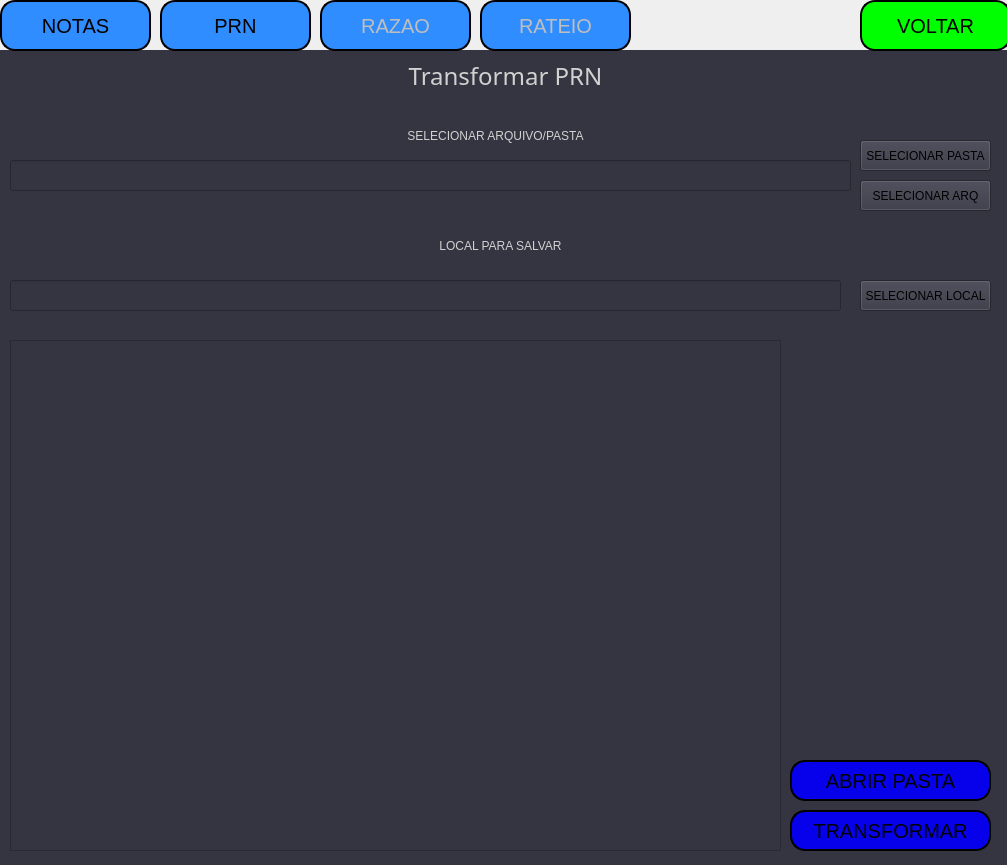
<?xml version="1.0" encoding="UTF-8"?>
<ui version="4.0">
 <class>MainWindow</class>
 <widget class="QMainWindow" name="MainWindow">
  <property name="geometry">
   <rect>
    <x>0</x>
    <y>0</y>
    <width>1007</width>
    <height>865</height>
   </rect>
  </property>
  <property name="windowTitle">
   <string>MainWindow</string>
  </property>
  <widget class="QWidget" name="centralwidget">
   <widget class="QStackedWidget" name="stackedWidget">
    <property name="geometry">
     <rect>
      <x>0</x>
      <y>50</y>
      <width>1011</width>
      <height>821</height>
     </rect>
    </property>
    <property name="cursor">
     <cursorShape>ArrowCursor</cursorShape>
    </property>
    <property name="styleSheet">
     <string notr="true">background-color: rgb(52, 53, 65);</string>
    </property>
    <property name="currentIndex">
     <number>2</number>
    </property>
    <widget class="QWidget" name="page">
     <widget class="QLabel" name="label_5">
      <property name="geometry">
       <rect>
        <x>160</x>
        <y>200</y>
        <width>471</width>
        <height>81</height>
       </rect>
      </property>
      <property name="styleSheet">
       <string notr="true">border-radius: 15px;
font: 87 12pt &quot;Arial Black&quot;;
border-style: outset;
color: rgb(209, 209, 209);
</string>
      </property>
      <property name="text">
       <string>PROGRAMA DE AUTOMACAO</string>
      </property>
      <property name="alignment">
       <set>Qt::AlignCenter</set>
      </property>
     </widget>
     <widget class="QLabel" name="label_13">
      <property name="geometry">
       <rect>
        <x>160</x>
        <y>290</y>
        <width>471</width>
        <height>81</height>
       </rect>
      </property>
      <property name="styleSheet">
       <string notr="true">border-radius: 15px;
font: 87 12pt &quot;Arial Black&quot;;
border-style: outset;
color: rgb(209, 209, 209);
</string>
      </property>
      <property name="text">
       <string>AINDA EM TESTE</string>
      </property>
      <property name="alignment">
       <set>Qt::AlignCenter</set>
      </property>
     </widget>
     <widget class="QLabel" name="label_26">
      <property name="geometry">
       <rect>
        <x>150</x>
        <y>10</y>
        <width>171</width>
        <height>61</height>
       </rect>
      </property>
      <property name="styleSheet">
       <string notr="true">border-radius: 15px;
font: 87 12pt &quot;Arial Black&quot;;
border-style: outset;
color: rgb(209, 209, 209);
</string>
      </property>
      <property name="text">
       <string>PRN FUNCIANDO</string>
      </property>
      <property name="alignment">
       <set>Qt::AlignCenter</set>
      </property>
     </widget>
     <widget class="QLabel" name="label_27">
      <property name="geometry">
       <rect>
        <x>10</x>
        <y>10</y>
        <width>121</width>
        <height>61</height>
       </rect>
      </property>
      <property name="styleSheet">
       <string notr="true">border-radius: 15px;
font: 87 12pt &quot;Arial Black&quot;;
border-style: outset;
color: rgb(209, 209, 209);
</string>
      </property>
      <property name="text">
       <string>NOTAS testes</string>
      </property>
      <property name="alignment">
       <set>Qt::AlignCenter</set>
      </property>
     </widget>
    </widget>
    <widget class="QWidget" name="pagNotas">
     <widget class="QLabel" name="label_8">
      <property name="geometry">
       <rect>
        <x>10</x>
        <y>10</y>
        <width>991</width>
        <height>31</height>
       </rect>
      </property>
      <property name="font">
       <font>
        <family>Arial Black</family>
        <pointsize>18</pointsize>
        <weight>10</weight>
        <italic>false</italic>
        <bold>false</bold>
       </font>
      </property>
      <property name="styleSheet">
       <string notr="true">border-radius: 15px;
font: 87 18pt &quot;Arial Black&quot;;
border-style: outset;
color: rgb(209, 209, 209);
</string>
      </property>
      <property name="text">
       <string>LER NOTAS</string>
      </property>
      <property name="alignment">
       <set>Qt::AlignCenter</set>
      </property>
     </widget>
     <widget class="QPushButton" name="btnNotatransformar">
      <property name="geometry">
       <rect>
        <x>800</x>
        <y>760</y>
        <width>201</width>
        <height>41</height>
       </rect>
      </property>
      <property name="styleSheet">
       <string notr="true">QPushButton{
border-radius: 15px;
border-width:2px;
border-style:outset;
border-color:black;
	background-color: rgb(7, 0, 235);
font-size: 20px;
}
QPushButton:hover{
border-radius: 15px;
border-width:2px;
border-style:outset;
border-color:black;
	background-color: rgb(87, 255, 92);
font-size: 25px;
}</string>
      </property>
      <property name="text">
       <string>TRANSFORMAR</string>
      </property>
     </widget>
     <widget class="QPushButton" name="btnNotaarq">
      <property name="geometry">
       <rect>
        <x>860</x>
        <y>110</y>
        <width>131</width>
        <height>31</height>
       </rect>
      </property>
      <property name="text">
       <string>SELECIONAR PASTA</string>
      </property>
     </widget>
     <widget class="QLabel" name="label_9">
      <property name="geometry">
       <rect>
        <x>0</x>
        <y>70</y>
        <width>851</width>
        <height>31</height>
       </rect>
      </property>
      <property name="styleSheet">
       <string notr="true">border-radius: 15px;
font: 87 12pt &quot;Arial Black&quot;;
border-style: outset;
color: rgb(209, 209, 209);
</string>
      </property>
      <property name="text">
       <string>SELECIONAR DOS ARQUIVOS</string>
      </property>
      <property name="alignment">
       <set>Qt::AlignCenter</set>
      </property>
     </widget>
     <widget class="QLabel" name="label_10">
      <property name="geometry">
       <rect>
        <x>10</x>
        <y>270</y>
        <width>841</width>
        <height>31</height>
       </rect>
      </property>
      <property name="styleSheet">
       <string notr="true">border-radius: 15px;
font: 87 12pt &quot;Arial Black&quot;;
border-style: outset;
color: rgb(209, 209, 209);
</string>
      </property>
      <property name="text">
       <string>LOCAL PARA SALVAR</string>
      </property>
      <property name="alignment">
       <set>Qt::AlignCenter</set>
      </property>
     </widget>
     <widget class="QPushButton" name="btnNotalocal">
      <property name="geometry">
       <rect>
        <x>860</x>
        <y>320</y>
        <width>131</width>
        <height>31</height>
       </rect>
      </property>
      <property name="text">
       <string>SELECIONAR LOCAL</string>
      </property>
     </widget>
     <widget class="QLineEdit" name="localNotas">
      <property name="geometry">
       <rect>
        <x>10</x>
        <y>110</y>
        <width>841</width>
        <height>31</height>
       </rect>
      </property>
      <property name="text">
       <string>C:/Users/Alexandre/Downloads/drive-download-20240409T175707Z-001/ARQUIVOS LBR/TXT LBR</string>
      </property>
     </widget>
     <widget class="QTextEdit" name="txtinfoNota">
      <property name="geometry">
       <rect>
        <x>10</x>
        <y>370</y>
        <width>781</width>
        <height>441</height>
       </rect>
      </property>
      <property name="font">
       <font>
        <pointsize>14</pointsize>
       </font>
      </property>
     </widget>
     <widget class="QPushButton" name="btnAbrPastaNota">
      <property name="geometry">
       <rect>
        <x>800</x>
        <y>710</y>
        <width>201</width>
        <height>41</height>
       </rect>
      </property>
      <property name="styleSheet">
       <string notr="true">QPushButton{
border-radius: 15px;
border-width:2px;
border-style:outset;
border-color:black;
	background-color: rgb(7, 0, 235);
font-size: 20px;
}
QPushButton:hover{
border-radius: 15px;
border-width:2px;
border-style:outset;
border-color:black;
	background-color: rgb(87, 255, 92);
font-size: 25px;
}</string>
      </property>
      <property name="text">
       <string>ABRIR PASTA</string>
      </property>
     </widget>
     <widget class="QLineEdit" name="localNotasSalvar">
      <property name="geometry">
       <rect>
        <x>10</x>
        <y>320</y>
        <width>841</width>
        <height>31</height>
       </rect>
      </property>
      <property name="text">
       <string>C:/Users/Alexandre/Desktop/teste</string>
      </property>
     </widget>
     <widget class="QLabel" name="label_11">
      <property name="geometry">
       <rect>
        <x>0</x>
        <y>170</y>
        <width>431</width>
        <height>31</height>
       </rect>
      </property>
      <property name="styleSheet">
       <string notr="true">border-radius: 15px;
font: 87 12pt &quot;Arial Black&quot;;
border-style: outset;
color: rgb(209, 209, 209);
</string>
      </property>
      <property name="text">
       <string>TXT TOMADOS</string>
      </property>
      <property name="alignment">
       <set>Qt::AlignCenter</set>
      </property>
     </widget>
     <widget class="QLabel" name="label_12">
      <property name="geometry">
       <rect>
        <x>440</x>
        <y>170</y>
        <width>411</width>
        <height>31</height>
       </rect>
      </property>
      <property name="styleSheet">
       <string notr="true">border-radius: 15px;
font: 87 12pt &quot;Arial Black&quot;;
border-style: outset;
color: rgb(209, 209, 209);
</string>
      </property>
      <property name="text">
       <string>TXT ENTRADA</string>
      </property>
      <property name="alignment">
       <set>Qt::AlignCenter</set>
      </property>
     </widget>
     <widget class="QLineEdit" name="txtTomados">
      <property name="geometry">
       <rect>
        <x>10</x>
        <y>210</y>
        <width>421</width>
        <height>31</height>
       </rect>
      </property>
      <property name="text">
       <string>I56032024.txt</string>
      </property>
     </widget>
     <widget class="QLineEdit" name="txtEntrada">
      <property name="geometry">
       <rect>
        <x>440</x>
        <y>210</y>
        <width>411</width>
        <height>31</height>
       </rect>
      </property>
      <property name="text">
       <string>E032024.txt</string>
      </property>
     </widget>
     <widget class="QPushButton" name="btnCNPJ">
      <property name="geometry">
       <rect>
        <x>800</x>
        <y>380</y>
        <width>201</width>
        <height>41</height>
       </rect>
      </property>
      <property name="styleSheet">
       <string notr="true">QPushButton{
border-radius: 15px;
border-width:2px;
border-style:outset;
border-color:black;
	background-color: rgb(7, 0, 235);
font-size: 20px;
}
QPushButton:hover{
border-radius: 15px;
border-width:2px;
border-style:outset;
border-color:black;
	background-color: rgb(87, 255, 92);
font-size: 25px;
}</string>
      </property>
      <property name="text">
       <string>PESQUISAR CNPJS</string>
      </property>
     </widget>
     <widget class="QPushButton" name="btn_exportar">
      <property name="geometry">
       <rect>
        <x>800</x>
        <y>430</y>
        <width>201</width>
        <height>41</height>
       </rect>
      </property>
      <property name="styleSheet">
       <string notr="true">QPushButton{
border-radius: 15px;
border-width:2px;
border-style:outset;
border-color:black;
	background-color: rgb(7, 0, 235);
font-size: 20px;
}
QPushButton:hover{
border-radius: 15px;
border-width:2px;
border-style:outset;
border-color:black;
	background-color: rgb(87, 255, 92);
font-size: 25px;
}</string>
      </property>
      <property name="text">
       <string>EXPORTAR BANCO</string>
      </property>
     </widget>
    </widget>
    <widget class="QWidget" name="pagPRN">
     <widget class="QLabel" name="label_2">
      <property name="geometry">
       <rect>
        <x>10</x>
        <y>10</y>
        <width>991</width>
        <height>31</height>
       </rect>
      </property>
      <property name="font">
       <font>
        <family>Arial Black</family>
        <pointsize>18</pointsize>
        <weight>10</weight>
        <italic>false</italic>
        <bold>false</bold>
       </font>
      </property>
      <property name="styleSheet">
       <string notr="true">border-radius: 15px;
font: 87 18pt &quot;Arial Black&quot;;
border-style: outset;
color: rgb(209, 209, 209);
</string>
      </property>
      <property name="text">
       <string>Transformar PRN</string>
      </property>
      <property name="alignment">
       <set>Qt::AlignCenter</set>
      </property>
     </widget>
     <widget class="QPushButton" name="btnPRNarq">
      <property name="geometry">
       <rect>
        <x>860</x>
        <y>130</y>
        <width>131</width>
        <height>31</height>
       </rect>
      </property>
      <property name="text">
       <string>SELECIONAR ARQ</string>
      </property>
     </widget>
     <widget class="QLineEdit" name="textoPRNarq">
      <property name="geometry">
       <rect>
        <x>10</x>
        <y>110</y>
        <width>841</width>
        <height>31</height>
       </rect>
      </property>
     </widget>
     <widget class="QLineEdit" name="textoPRNlocal">
      <property name="geometry">
       <rect>
        <x>10</x>
        <y>230</y>
        <width>831</width>
        <height>31</height>
       </rect>
      </property>
     </widget>
     <widget class="QPushButton" name="btnPRNlocal">
      <property name="geometry">
       <rect>
        <x>860</x>
        <y>230</y>
        <width>131</width>
        <height>31</height>
       </rect>
      </property>
      <property name="text">
       <string>SELECIONAR LOCAL</string>
      </property>
     </widget>
     <widget class="QLabel" name="label_6">
      <property name="geometry">
       <rect>
        <x>10</x>
        <y>180</y>
        <width>981</width>
        <height>31</height>
       </rect>
      </property>
      <property name="styleSheet">
       <string notr="true">border-radius: 15px;
font: 87 12pt &quot;Arial Black&quot;;
border-style: outset;
color: rgb(209, 209, 209);
</string>
      </property>
      <property name="text">
       <string>LOCAL PARA SALVAR</string>
      </property>
      <property name="alignment">
       <set>Qt::AlignCenter</set>
      </property>
     </widget>
     <widget class="QLabel" name="label_7">
      <property name="geometry">
       <rect>
        <x>0</x>
        <y>70</y>
        <width>991</width>
        <height>31</height>
       </rect>
      </property>
      <property name="styleSheet">
       <string notr="true">border-radius: 15px;
font: 87 12pt &quot;Arial Black&quot;;
border-style: outset;
color: rgb(209, 209, 209);
</string>
      </property>
      <property name="text">
       <string>SELECIONAR ARQUIVO/PASTA</string>
      </property>
      <property name="alignment">
       <set>Qt::AlignCenter</set>
      </property>
     </widget>
     <widget class="QPushButton" name="btnPRNtransformar">
      <property name="geometry">
       <rect>
        <x>790</x>
        <y>760</y>
        <width>201</width>
        <height>41</height>
       </rect>
      </property>
      <property name="styleSheet">
       <string notr="true">QPushButton{
border-radius: 15px;
border-width:2px;
border-style:outset;
border-color:black;
	background-color: rgb(7, 0, 235);
font-size: 20px;
}
QPushButton:hover{
border-radius: 15px;
border-width:2px;
border-style:outset;
border-color:black;
	background-color: rgb(87, 255, 92);
font-size: 25px;
}</string>
      </property>
      <property name="text">
       <string>TRANSFORMAR</string>
      </property>
     </widget>
     <widget class="QTextEdit" name="txtinfoPRN">
      <property name="geometry">
       <rect>
        <x>10</x>
        <y>290</y>
        <width>771</width>
        <height>511</height>
       </rect>
      </property>
      <property name="font">
       <font>
        <pointsize>14</pointsize>
       </font>
      </property>
     </widget>
     <widget class="QPushButton" name="btnAbrPasta">
      <property name="geometry">
       <rect>
        <x>790</x>
        <y>710</y>
        <width>201</width>
        <height>41</height>
       </rect>
      </property>
      <property name="styleSheet">
       <string notr="true">QPushButton{
border-radius: 15px;
border-width:2px;
border-style:outset;
border-color:black;
	background-color: rgb(7, 0, 235);
font-size: 20px;
}
QPushButton:hover{
border-radius: 15px;
border-width:2px;
border-style:outset;
border-color:black;
	background-color: rgb(87, 255, 92);
font-size: 25px;
}</string>
      </property>
      <property name="text">
       <string>ABRIR PASTA</string>
      </property>
     </widget>
     <widget class="QPushButton" name="btnPRNpasta">
      <property name="geometry">
       <rect>
        <x>860</x>
        <y>90</y>
        <width>131</width>
        <height>31</height>
       </rect>
      </property>
      <property name="text">
       <string>SELECIONAR PASTA</string>
      </property>
     </widget>
    </widget>
    <widget class="QWidget" name="pagRazao">
     <widget class="QLabel" name="label_3">
      <property name="geometry">
       <rect>
        <x>50</x>
        <y>40</y>
        <width>481</width>
        <height>61</height>
       </rect>
      </property>
      <property name="styleSheet">
       <string notr="true">border-radius: 15px;
font: 87 12pt &quot;Arial Black&quot;;
border-style: outset;
color: rgb(209, 209, 209);
</string>
      </property>
      <property name="text">
       <string>AINDA NAO FEITO</string>
      </property>
      <property name="alignment">
       <set>Qt::AlignCenter</set>
      </property>
     </widget>
    </widget>
    <widget class="QWidget" name="pagRateio">
     <widget class="QLabel" name="label_4">
      <property name="geometry">
       <rect>
        <x>210</x>
        <y>70</y>
        <width>361</width>
        <height>31</height>
       </rect>
      </property>
      <property name="styleSheet">
       <string notr="true">border-radius: 15px;
font: 87 12pt &quot;Arial Black&quot;;
border-style: outset;
color: rgb(209, 209, 209);
</string>
      </property>
      <property name="text">
       <string>NAO FEITO</string>
      </property>
      <property name="alignment">
       <set>Qt::AlignCenter</set>
      </property>
     </widget>
    </widget>
   </widget>
   <widget class="QPushButton" name="btnNotas">
    <property name="geometry">
     <rect>
      <x>0</x>
      <y>0</y>
      <width>151</width>
      <height>51</height>
     </rect>
    </property>
    <property name="styleSheet">
     <string notr="true">QPushButton{
border-radius: 15px;
border-width:2px;
border-style:outset;
border-color:black;
background-color: rgb(48, 141, 255);
font-size: 20px;
}
QPushButton:hover{
border-radius: 15px;
border-width:2px;
border-style:outset;
border-color:black;
background-color:rgb(112, 169, 255);
font-size: 25px;
}</string>
    </property>
    <property name="text">
     <string>NOTAS</string>
    </property>
   </widget>
   <widget class="QPushButton" name="btnPRN">
    <property name="geometry">
     <rect>
      <x>160</x>
      <y>0</y>
      <width>151</width>
      <height>51</height>
     </rect>
    </property>
    <property name="styleSheet">
     <string notr="true">QPushButton{
border-radius: 15px;
border-width:2px;
border-style:outset;
border-color:black;
background-color: rgb(48, 141, 255);
font-size: 20px;
}
QPushButton:hover{
border-radius: 15px;
border-width:2px;
border-style:outset;
border-color:black;
background-color:rgb(112, 169, 255);
font-size: 25px;
}</string>
    </property>
    <property name="text">
     <string>PRN</string>
    </property>
   </widget>
   <widget class="QPushButton" name="btnRazao">
    <property name="enabled">
     <bool>false</bool>
    </property>
    <property name="geometry">
     <rect>
      <x>320</x>
      <y>0</y>
      <width>151</width>
      <height>51</height>
     </rect>
    </property>
    <property name="styleSheet">
     <string notr="true">QPushButton{
border-radius: 15px;
border-width:2px;
border-style:outset;
border-color:black;
background-color: rgb(48, 141, 255);
font-size: 20px;
}
QPushButton:hover{
border-radius: 15px;
border-width:2px;
border-style:outset;
border-color:black;
background-color:rgb(112, 169, 255);
font-size: 25px;
}</string>
    </property>
    <property name="text">
     <string>RAZAO</string>
    </property>
   </widget>
   <widget class="QPushButton" name="btnRateio">
    <property name="enabled">
     <bool>false</bool>
    </property>
    <property name="geometry">
     <rect>
      <x>480</x>
      <y>0</y>
      <width>151</width>
      <height>51</height>
     </rect>
    </property>
    <property name="styleSheet">
     <string notr="true">QPushButton{
border-radius: 15px;
border-width:2px;
border-style:outset;
border-color:black;
background-color: rgb(48, 141, 255);
font-size: 20px;
}
QPushButton:hover{
border-radius: 15px;
border-width:2px;
border-style:outset;
border-color:black;
background-color:rgb(112, 169, 255);
font-size: 25px;
}</string>
    </property>
    <property name="text">
     <string>RATEIO</string>
    </property>
   </widget>
   <widget class="QPushButton" name="btnVoltar">
    <property name="geometry">
     <rect>
      <x>860</x>
      <y>0</y>
      <width>151</width>
      <height>51</height>
     </rect>
    </property>
    <property name="styleSheet">
     <string notr="true">QPushButton{
border-radius: 15px;
border-width:2px;
border-style:outset;
border-color:black;
background-color: rgb(0, 255, 0);
font-size: 20px;
}
QPushButton:hover{
border-radius: 15px;
border-width:2px;
border-style:outset;
border-color:black;
	background-color: rgb(87, 255, 92);
font-size: 25px;
}</string>
    </property>
    <property name="text">
     <string>VOLTAR</string>
    </property>
   </widget>
  </widget>
 </widget>
 <resources/>
 <connections/>
</ui>
